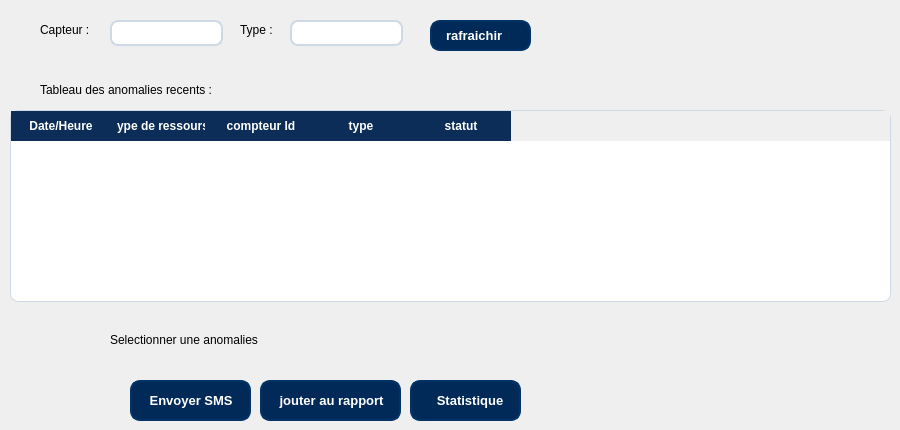
      <widget class="QWidget" name="page_6">
       <widget class="QLabel" name="label_110">
        <property name="geometry">
         <rect>
          <x>240</x>
          <y>20</y>
          <width>141</width>
          <height>20</height>
         </rect>
        </property>
        <property name="styleSheet">
         <string notr="true">color: rgb(0, 0, 0);</string>
        </property>
        <property name="text">
         <string>Type :</string>
        </property>
       </widget>
       <widget class="QLabel" name="label_111">
        <property name="geometry">
         <rect>
          <x>40</x>
          <y>20</y>
          <width>141</width>
          <height>20</height>
         </rect>
        </property>
        <property name="styleSheet">
         <string notr="true">color: rgb(0, 0, 0);</string>
        </property>
        <property name="text">
         <string>Capteur :</string>
        </property>
       </widget>
       <widget class="QLineEdit" name="lineEdit_51">
        <property name="geometry">
         <rect>
          <x>110</x>
          <y>20</y>
          <width>113</width>
          <height>26</height>
         </rect>
        </property>
        <property name="styleSheet">
         <string notr="true">QLineEdit {
    background-color: #ffffff;
    border: 1.5px solid #cfd9e6;
    border-radius: 8px;
    padding: 6px 10px;
    font-size: 13px;
    color: #0a1a2f;
    selection-background-color: #c7e0ff;
    selection-color: #000000;
}

/* Focused (when user clicks or types) */
QLineEdit:focus {
    border: 2px solid #0078d7;          /* Modern blue accent */
    background-color: #ffffff;
    outline: none;
}

/* Hover effect */
QLineEdit:hover {
    border: 1.5px solid #9bbadf;
}

/* Disabled (grayed-out field) */
QLineEdit:disabled {
    background-color: #f0f3f6;
    color: #8c8c8c;
    border: 1px solid #d0d6df;
}

/* Placeholder text style */
QLineEdit::placeholder {
    color: #a0a9b8;
    font-style: italic;
}

/* Optional subtle shadow for depth */
QLineEdit {
    box-shadow: 0 0 3px rgba(0, 0, 0, 0.1);
}</string>
        </property>
       </widget>
       <widget class="QLineEdit" name="lineEdit_52">
        <property name="geometry">
         <rect>
          <x>290</x>
          <y>20</y>
          <width>113</width>
          <height>26</height>
         </rect>
        </property>
        <property name="styleSheet">
         <string notr="true">QLineEdit {
    background-color: #ffffff;
    border: 1.5px solid #cfd9e6;
    border-radius: 8px;
    padding: 6px 10px;
    font-size: 13px;
    color: #0a1a2f;
    selection-background-color: #c7e0ff;
    selection-color: #000000;
}

/* Focused (when user clicks or types) */
QLineEdit:focus {
    border: 2px solid #0078d7;          /* Modern blue accent */
    background-color: #ffffff;
    outline: none;
}

/* Hover effect */
QLineEdit:hover {
    border: 1.5px solid #9bbadf;
}

/* Disabled (grayed-out field) */
QLineEdit:disabled {
    background-color: #f0f3f6;
    color: #8c8c8c;
    border: 1px solid #d0d6df;
}

/* Placeholder text style */
QLineEdit::placeholder {
    color: #a0a9b8;
    font-style: italic;
}

/* Optional subtle shadow for depth */
QLineEdit {
    box-shadow: 0 0 3px rgba(0, 0, 0, 0.1);
}</string>
        </property>
       </widget>
       <widget class="QPushButton" name="pushButton_20">
        <property name="geometry">
         <rect>
          <x>430</x>
          <y>20</y>
          <width>101</width>
          <height>31</height>
         </rect>
        </property>
        <property name="styleSheet">
         <string notr="true">/* ==== BUTTONS STYLE ==== */
QPushButton {
    background-color: #012a59;
    color: #ffffff;
    border: 2px solid #013366;
    border-radius: 10px;
    padding: 8px 14px;
    font-size: 13px;
    font-weight: 500;
    text-align: left;
    transition: all 0.3s ease-in-out;
}

QPushButton:hover {
    background-color: #024b8a;
    border-color: #025aa5;
}

QPushButton:pressed {
    background-color: #013869;
    border-color: #011f3f;
}
</string>
        </property>
        <property name="text">
         <string>rafraichir</string>
        </property>
       </widget>
       <widget class="QTableWidget" name="tableWidget_12">
        <property name="geometry">
         <rect>
          <x>10</x>
          <y>110</y>
          <width>881</width>
          <height>192</height>
         </rect>
        </property>
        <property name="styleSheet">
         <string notr="true">QTableWidget {
    background-color: #ffffff;
    alternate-background-color: #f2f6fc;
    gridline-color: #dbe3ec;
    border: 1px solid #cfd9e6;
    border-radius: 8px;
    selection-background-color: #c7e0ff;
    selection-color: #000000;
}

QHeaderView::section {
    background-color: #0c2d57;
    color: #ffffff;
    padding: 6px;
    border: none;
    font-weight: 600;
    font-size: 12px;
}

QTableCornerButton::section {
    background-color: #0c2d57;
}</string>
        </property>
        <column>
         <property name="text">
          <string>Date/Heure</string>
         </property>
        </column>
        <column>
         <property name="text">
          <string>type de ressours</string>
         </property>
        </column>
        <column>
         <property name="text">
          <string>compteur Id</string>
         </property>
        </column>
        <column>
         <property name="text">
          <string>type</string>
         </property>
        </column>
        <column>
         <property name="text">
          <string>statut</string>
         </property>
        </column>
       </widget>
       <widget class="QPushButton" name="pushButton_21">
        <property name="geometry">
         <rect>
          <x>130</x>
          <y>380</y>
          <width>121</width>
          <height>41</height>
         </rect>
        </property>
        <property name="styleSheet">
         <string notr="true">/* ==== BUTTONS STYLE ==== */
QPushButton {
    background-color: #012a59;
    color: #ffffff;
    border: 2px solid #013366;
    border-radius: 10px;
    padding: 8px 14px;
    font-size: 13px;
    font-weight: 500;
    text-align: left;
    transition: all 0.3s ease-in-out;
}

QPushButton:hover {
    background-color: #024b8a;
    border-color: #025aa5;
}

QPushButton:pressed {
    background-color: #013869;
    border-color: #011f3f;
}
</string>
        </property>
        <property name="text">
         <string> Envoyer SMS</string>
        </property>
       </widget>
       <widget class="QPushButton" name="pushButton_22">
        <property name="geometry">
         <rect>
          <x>260</x>
          <y>380</y>
          <width>141</width>
          <height>41</height>
         </rect>
        </property>
        <property name="styleSheet">
         <string notr="true">/* ==== BUTTONS STYLE ==== */
QPushButton {
    background-color: #012a59;
    color: #ffffff;
    border: 2px solid #013366;
    border-radius: 10px;
    padding: 8px 14px;
    font-size: 13px;
    font-weight: 500;
    text-align: left;
    transition: all 0.3s ease-in-out;
}

QPushButton:hover {
    background-color: #024b8a;
    border-color: #025aa5;
}

QPushButton:pressed {
    background-color: #013869;
    border-color: #011f3f;
}
</string>
        </property>
        <property name="text">
         <string> jouter au rapport</string>
        </property>
       </widget>
       <widget class="QPushButton" name="pushButton_23">
        <property name="geometry">
         <rect>
          <x>410</x>
          <y>380</y>
          <width>111</width>
          <height>41</height>
         </rect>
        </property>
        <property name="styleSheet">
         <string notr="true">/* ==== BUTTONS STYLE ==== */
QPushButton {
    background-color: #012a59;
    color: #ffffff;
    border: 2px solid #013366;
    border-radius: 10px;
    padding: 8px 14px;
    font-size: 13px;
    font-weight: 500;
    text-align: left;
    transition: all 0.3s ease-in-out;
}

QPushButton:hover {
    background-color: #024b8a;
    border-color: #025aa5;
}

QPushButton:pressed {
    background-color: #013869;
    border-color: #011f3f;
}
</string>
        </property>
        <property name="text">
         <string>   Statistique</string>
        </property>
       </widget>
       <widget class="QLabel" name="label_112">
        <property name="geometry">
         <rect>
          <x>40</x>
          <y>80</y>
          <width>531</width>
          <height>20</height>
         </rect>
        </property>
        <property name="styleSheet">
         <string notr="true">color: rgb(0, 0, 0);</string>
        </property>
        <property name="text">
         <string>Tableau des anomalies recents :</string>
        </property>
       </widget>
       <widget class="QLabel" name="label_113">
        <property name="geometry">
         <rect>
          <x>110</x>
          <y>330</y>
          <width>531</width>
          <height>20</height>
         </rect>
        </property>
        <property name="styleSheet">
         <string notr="true">color: rgb(0, 0, 0);</string>
        </property>
        <property name="text">
         <string>Selectionner une anomalies</string>
        </property>
       </widget>
      </widget>
